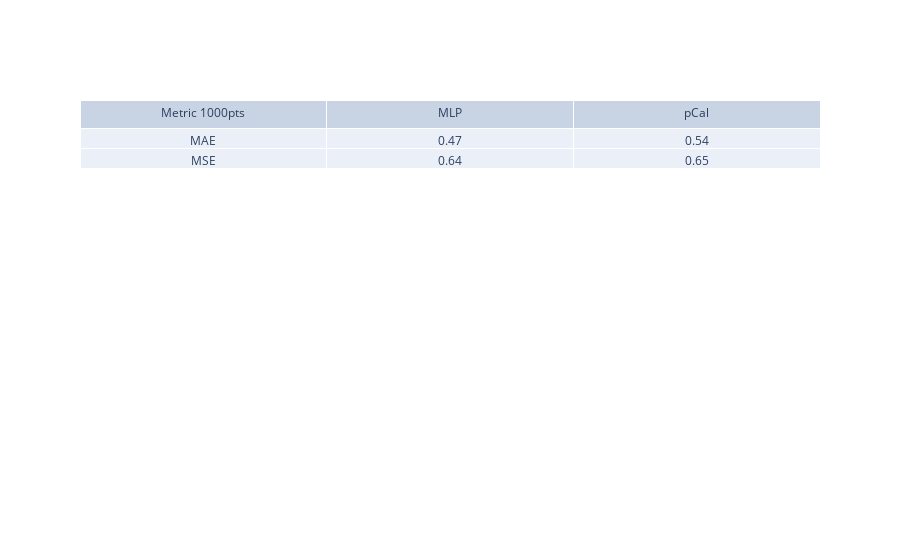
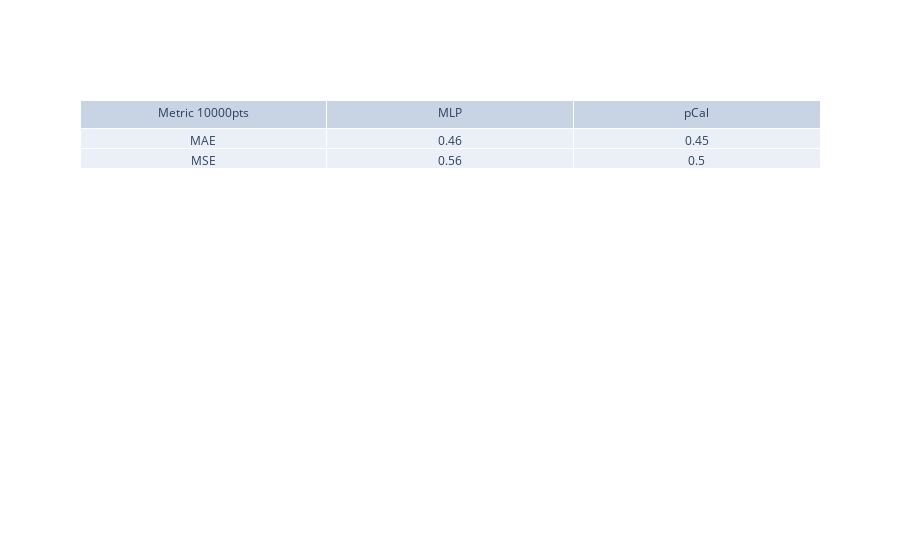
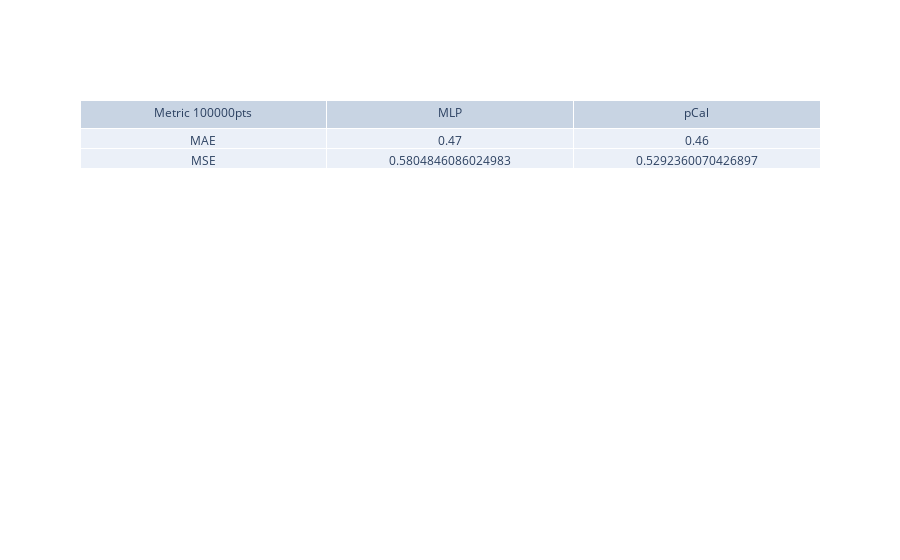

Notebook code cell kept with these figures, in order:
### Code cell
import plotly.graph_objects as go

for i in range(len(points)):
    fig = go.Figure(data=[go.Table(header=dict(values=[f'Metric {points[i]}pts','MLP', 'pCal']),
                     cells=dict(values=[metric, np.array(metric_ML).T[i],  np.array(metric_pCal).T[i]]))
                         ])
    fig.show()

### Figure 1 — Plotly figure (JSON) as saved in the notebook; plotly's stock layout.template omitted (floating-point values rounded to 4 significant figures)
{"data": [{"cells": {"values": [["MAE", "MSE"], [0.47, 0.64], [0.54, 0.65]]}, "header": {"values": ["Metric 1000pts", "MLP", "pCal"]}, "type": "table"}], "layout": {}}

### Figure 2 — Plotly figure (JSON) as saved in the notebook; plotly's stock layout.template omitted (floating-point values rounded to 4 significant figures)
{"data": [{"cells": {"values": [["MAE", "MSE"], [0.46, 0.56], [0.45, 0.5]]}, "header": {"values": ["Metric 10000pts", "MLP", "pCal"]}, "type": "table"}], "layout": {}}

### Figure 3 — Plotly figure (JSON) as saved in the notebook; plotly's stock layout.template omitted (floating-point values rounded to 4 significant figures)
{"data": [{"cells": {"values": [["MAE", "MSE"], [0.47, 0.5805], [0.46, 0.5292]]}, "header": {"values": ["Metric 100000pts", "MLP", "pCal"]}, "type": "table"}], "layout": {}}
